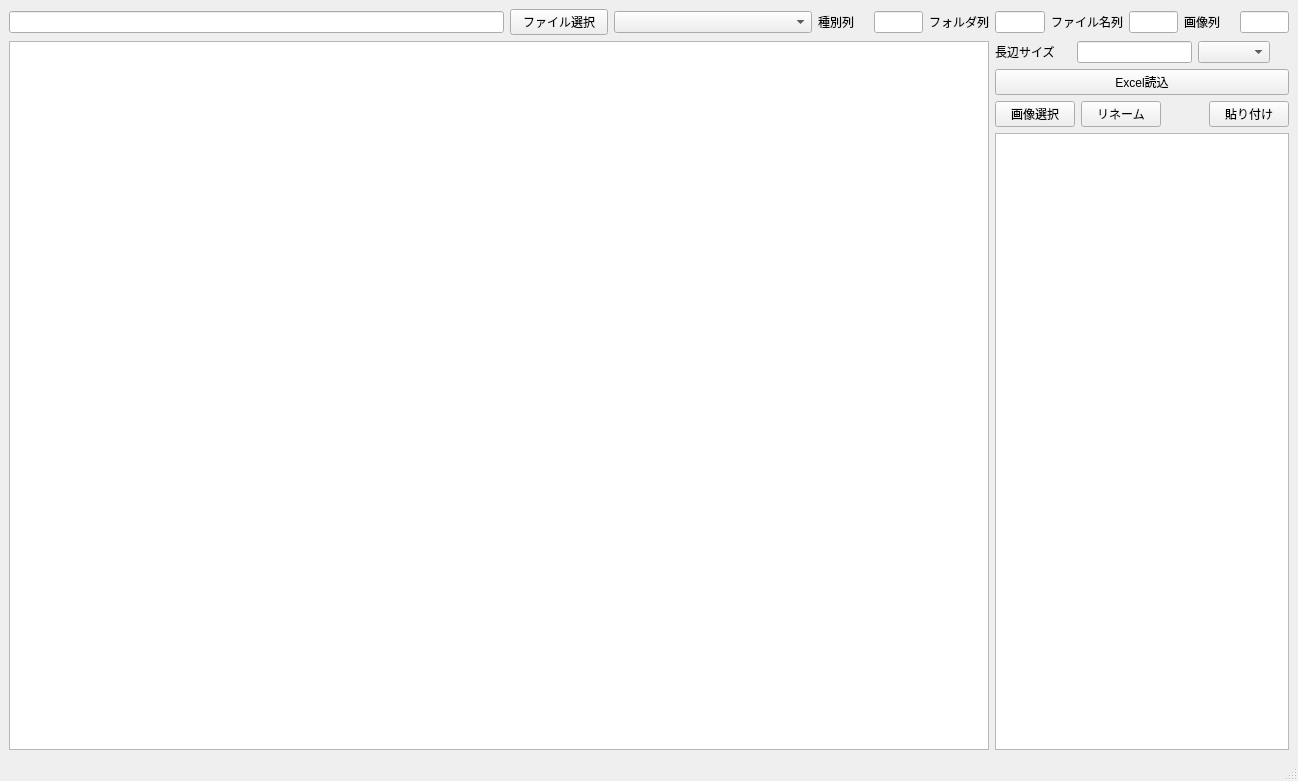
<?xml version="1.0" encoding="UTF-8"?>
<ui version="4.0">
 <class>MainWindow</class>
 <widget class="QMainWindow" name="MainWindow">
  <property name="geometry">
   <rect>
    <x>0</x>
    <y>0</y>
    <width>1298</width>
    <height>781</height>
   </rect>
  </property>
  <property name="windowTitle">
   <string>MainWindow</string>
  </property>
  <widget class="QWidget" name="centralwidget">
   <layout class="QVBoxLayout" name="verticalLayout">
    <item>
     <layout class="QHBoxLayout" name="horizontalLayout" stretch="10,2,4,1,1,1,1,1,1,1,1">
      <item>
       <widget class="QLineEdit" name="lineEdit"/>
      </item>
      <item>
       <widget class="QPushButton" name="pushButton">
        <property name="text">
         <string>ファイル選択</string>
        </property>
       </widget>
      </item>
      <item>
       <widget class="QComboBox" name="comboBox"/>
      </item>
      <item>
       <widget class="QLabel" name="label_4">
        <property name="text">
         <string>種別列</string>
        </property>
       </widget>
      </item>
      <item>
       <widget class="QLineEdit" name="lineEdit_5"/>
      </item>
      <item>
       <widget class="QLabel" name="label_5">
        <property name="text">
         <string>フォルダ列</string>
        </property>
       </widget>
      </item>
      <item>
       <widget class="QLineEdit" name="lineEdit_6"/>
      </item>
      <item>
       <widget class="QLabel" name="label">
        <property name="text">
         <string>ファイル名列</string>
        </property>
       </widget>
      </item>
      <item>
       <widget class="QLineEdit" name="lineEdit_2"/>
      </item>
      <item>
       <widget class="QLabel" name="label_2">
        <property name="text">
         <string>画像列</string>
        </property>
       </widget>
      </item>
      <item>
       <widget class="QLineEdit" name="lineEdit_3"/>
      </item>
     </layout>
    </item>
    <item>
     <layout class="QHBoxLayout" name="horizontalLayout_2" stretch="10,3">
      <item>
       <widget class="QTableView" name="tableView"/>
      </item>
      <item>
       <layout class="QVBoxLayout" name="verticalLayout_2">
        <item>
         <layout class="QHBoxLayout" name="horizontalLayout_4" stretch="4,6,1,1">
          <item>
           <widget class="QLabel" name="label_3">
            <property name="text">
             <string>長辺サイズ</string>
            </property>
           </widget>
          </item>
          <item>
           <widget class="QLineEdit" name="lineEdit_4"/>
          </item>
          <item>
           <widget class="QComboBox" name="comboBox_2"/>
          </item>
          <item>
           <spacer name="horizontalSpacer_2">
            <property name="orientation">
             <enum>Qt::Horizontal</enum>
            </property>
            <property name="sizeHint" stdset="0">
             <size>
              <width>40</width>
              <height>20</height>
             </size>
            </property>
           </spacer>
          </item>
         </layout>
        </item>
        <item>
         <layout class="QHBoxLayout" name="horizontalLayout_5">
          <item>
           <widget class="QPushButton" name="pushButton_4">
            <property name="text">
             <string>Excel読込</string>
            </property>
           </widget>
          </item>
         </layout>
        </item>
        <item>
         <layout class="QHBoxLayout" name="horizontalLayout_3">
          <item>
           <widget class="QPushButton" name="pushButton_3">
            <property name="text">
             <string>画像選択</string>
            </property>
           </widget>
          </item>
          <item>
           <widget class="QPushButton" name="pushButton_5">
            <property name="text">
             <string>リネーム</string>
            </property>
           </widget>
          </item>
          <item>
           <spacer name="horizontalSpacer">
            <property name="orientation">
             <enum>Qt::Horizontal</enum>
            </property>
            <property name="sizeHint" stdset="0">
             <size>
              <width>40</width>
              <height>20</height>
             </size>
            </property>
           </spacer>
          </item>
          <item>
           <widget class="QPushButton" name="pushButton_2">
            <property name="text">
             <string>貼り付け</string>
            </property>
           </widget>
          </item>
         </layout>
        </item>
        <item>
         <widget class="QTableView" name="tableView_2"/>
        </item>
       </layout>
      </item>
     </layout>
    </item>
   </layout>
  </widget>
  <widget class="QMenuBar" name="menubar">
   <property name="geometry">
    <rect>
     <x>0</x>
     <y>0</y>
     <width>1298</width>
     <height>24</height>
    </rect>
   </property>
  </widget>
  <widget class="QStatusBar" name="statusbar"/>
 </widget>
 <resources/>
 <connections/>
</ui>
